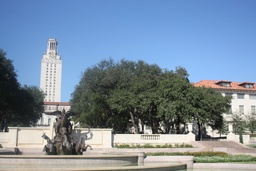
#> input picture Panaroma Stitching/uttower_left.jpg, 256 x 171 px, shrunk from 1024 x 683 before the run
$ python Image_Stitching.py
#> lines starting #> are read from the running program, lines starting #| are printed output that depends on the picture
import numpy as np
import random
from scipy.ndimage import affine_transform
import cv2
from skimage.feature import plot_matches
import matplotlib.pyplot as plt

def gaussian_filter(input_image, sigma = 1):
  # padding the input image
  input_padded = np.pad(input_image, pad_width = 3*sigma, mode = 'reflect')

  # allocating memory for output image
  gaussian_filtered_image = np.zeros((input_image.shape[0], input_image.shape[1]))

  # allocating memory for gaussian filter
  gaussian_filter = np.zeros((6 * sigma + 1, 6 * sigma + 1))

  # storing the center pixel
  x_center = gaussian_filter.shape[0] // 2
  y_center = gaussian_filter.shape[1] // 2

  # adding values to the gaussian filter based on gaussian distribution
  for i in range(gaussian_filter.shape[0]):
    for j in range(gaussian_filter.shape[1]):
      x_coordinate = abs(j - y_center)
      y_coordinate = abs(i - x_center)

      term1 = 1 / (2 * np.pi * (sigma**2))
      term2 = np.exp((-x_coordinate**2 - y_coordinate**2) / (2 * sigma**2))
      gaussian_filter[j, i] = term1 * term2

  # normalizing the filter
  gaussian_filter = gaussian_filter/ np.sum(gaussian_filter)

  # performing convolution operation of gaussian filter on input image
  for i in range(input_padded.shape[0] - (gaussian_filter.shape[0] - 1)):
    for j in range(input_padded.shape[1] - (gaussian_filter.shape[1] - 1)):
      gaussian_filtered_image[i, j] = np.sum(input_padded[i: i + gaussian_filter.shape[0], j: j + gaussian_filter.shape[1]] * gaussian_filter)

  return gaussian_filtered_image

def corner_response(input_image):
  # Calculating first and second derivatives using partial derivative function
  grad_xx, grad_yy, grad_xy, grad_x, grad_y = partial_derivative(input_image)

  # specifying the window size
  window_size = 5
  threshold = 0.5
  alpha = 0.05
  corner_list = []

  for i in range(window_size, (input_image.shape[0]- window_size)):
    for j in range(window_size, (input_image.shape[1] - window_size)):
      xx = grad_xx[i-window_size: i+window_size+1, j-window_size:j+window_size+1].sum()
      yy = grad_yy[i-window_size: i+window_size+1, j-window_size:j+window_size+1].sum()
      xy = grad_xy[i-window_size: i+window_size+1, j-window_size:j+window_size+1].sum()

      term1 = (xx*yy) - (xy**2)
      term2 = (xx+yy)**2

      R = term1 - (alpha * term2)
      if R > threshold:
        corner_list.append([R,i,j])
  return corner_list

def partial_derivative(input_image):
  # defining sobel filters
  sobel_x = np.array([[-1, -2, -1], [0, 0, 0], [1, 2, 1]])
  sobel_y = np.array([[-1, 0, 1], [-2, 0, 2], [-1, 0, 1]])

  # allocating memory for gradients
  grad_x = np.zeros((input_image.shape[0], input_image.shape[1]))
  grad_y = np.zeros((input_image.shape[0], input_image.shape[1]))
  grad_xx = np.zeros((input_image.shape[0], input_image.shape[1]))
  grad_yy = np.zeros((input_image.shape[0], input_image.shape[1]))
  grad_xy = np.zeros((input_image.shape[0], input_image.shape[1]))

  # calculating derivative
  for i in range(input_image.shape[0] - (sobel_x.shape[0] - 1)):
    for j in range(input_image.shape[1] - (sobel_x.shape[1] - 1)):
      grad_x[i, j] = np.sum(input_image[i: i + sobel_x.shape[0], j: j + sobel_x.shape[1]] * sobel_x)
      grad_y[i, j] = np.sum(input_image[i: i + sobel_y.shape[0], j: j + sobel_y.shape[1]] * sobel_y)

  # calculating second derivatives for grad_xx and grad_yy
  for i in range(input_image.shape[0] - (sobel_x.shape[0] - 1)):
    for j in range(input_image.shape[1] - (sobel_y.shape[1]- 1)):
      grad_xx[i, j] = np.sum(grad_x[i: i + sobel_x.shape[0], j: j + sobel_x.shape[1]] * sobel_x)
      grad_yy[i, j] = np.sum(grad_y[i: i + sobel_y.shape[0], j: j + sobel_y.shape[1]] * sobel_y)
  # calculating second derivatives for grad_xy
  for i in range(grad_xy.shape[0] - (sobel_y.shape[0] - 1)):
    for j in range(grad_xy.shape[1] - (sobel_y.shape[1] - 1)):
      grad_xy[i, j] = np.sum(grad_x[i: i + sobel_y.shape[0], j: j + sobel_y.shape[1]] * sobel_y)

  return grad_xx, grad_yy, grad_xy, grad_x, grad_y

def corners(input_image):
  corner_list = corner_response(input_image)
  corner_list.sort(key = lambda x:x[0], reverse = True)
  sorted_clist = corner_list[:1000]

  corner_image = np.zeros((input_image.shape[0], input_image.shape[1]))
  for r,x,y in sorted_clist:
    corner_image[x,y] = input_image[x,y]
  return corner_image

def NonMaximumSuppression(inputImage):
  corner_image = corners(inputImage)
  inputImage = corner_image
  inputImagepadded = np.pad(inputImage, pad_width = 1, mode = 'constant', constant_values = [0, 0])

  nmsCoords = []
  for i in range(inputImagepadded.shape[0] - 3):
    for j in range(inputImagepadded.shape[1] - 3):
      currentPatch = inputImagepadded[i: i + 3, j: j + 3].flatten()
      if currentPatch[4] != 0:
        if currentPatch[4] == max(currentPatch):
          nmsCoords.append([i + 1, j + 1])

  inputImageNMS = np.zeros((inputImage.shape[0], inputImage.shape[1]))
  for coordinate in nmsCoords:
    inputImageNMS[coordinate[0], coordinate[1]] = inputImage[coordinate[0], coordinate[1]]

  return inputImageNMS, corner_image

# Keypoint similarity
def SSD(final_img1, img1, final_img2, img2):
  similarities = []
  for i in range(len(final_img1)):
    x1 = final_img1[i][0]
    y1 = final_img1[i][1]
    for j in range(len(final_img2)):
      x2 = final_img2[j][0]
      y2 = final_img2[j][1]
      s = abs(img1[x1,y1] - img2[x2,y2])
      similarities.append([s,x1,y1,x2,y2])
  similarities.sort(key=lambda x: x[0])

  temp = []
  for i in range(len(similarities)):
    if similarities[i][0]==0:
      temp.append(similarities[i])
  random_choices = np.random.choice(len(temp), 20)
  sim_list = []
  for choice in random_choices:
    sim_list.append(similarities[choice])
  return np.array(similarities)

# function to implement RANSAC
def ransacAffine(img1, keypoints_img1, img2, keypoints_img2, Points = 20):
  data = SSD(keypoints_img1, img1, keypoints_img2, img2)
  #data = np.delete(sim_list_SSD, 0, axis = 1).astype('int')

  match Points:
    case 20:
      data = sorted(data, key=lambda x: x[0])
      data = np.delete(data, 0, axis = 1).astype('int')
      putative = data[:20]
      putative = np.array(putative)
    case 30:
      data = np.delete(data, 0, axis = 1).astype('int')
      putative = random.sample(data.tolist(), 30)
      putative = np.array(putative)
    case 50:
      data = sorted(data, key=lambda x: x[0])
      data = np.delete(data, 0, axis = 1).astype('int')

      putative20 = data[:20]
      putative = np.array(putative20)

      putative30 = random.sample(data.tolist(), 30)
      putative30 = np.array(putative30)

      putative = np.vstack((putative20, putative30))

  putativeL = putative[:, 0:2]
  putativeR = putative[:, 2:4]

  bestInlierCount = 0
  bestInliers = []
  bestM = []
  bestT = []
  ctr = 1

  while True:
    print(f"Epoch: {ctr}")
    # taking random samples
    randomPointIdx = random.sample(range(len(putative)), 3)
    randomPointsImg1 = []
    randomPointsImg2 = []

    for idx in randomPointIdx:
      randomPointsImg1.append(putativeL[idx])
      randomPointsImg2.append(putativeR[idx])
    #randomPointsImg1 = np.array(randomPointsImg1)
    #randomPointsImg2 = np.array(randomPointsImg2)

    # obtaining M and t
    aMatrix = np.array(
          [[randomPointsImg1[0][0], randomPointsImg1[0][1], 0 , 0, 1, 0],
          [0, 0, randomPointsImg1[0][0], randomPointsImg1[0][1], 0, 1],
          [randomPointsImg1[1][0], randomPointsImg1[1][1], 0 , 0, 1, 0],
          [0, 0, randomPointsImg1[1][0], randomPointsImg1[1][1], 0, 1],
          [randomPointsImg1[2][0], randomPointsImg1[2][1], 0 , 0, 1, 0],
          [0, 0, randomPointsImg1[2][0], randomPointsImg1[2][1], 0, 1]],
          )

    bMatrix = np.array(
            [randomPointsImg2[0][0],
            randomPointsImg2[0][1],
            randomPointsImg2[1][0],
            randomPointsImg2[1][1],
            randomPointsImg2[2][0],
            randomPointsImg2[2][1]],
            )

    sol = np.linalg.lstsq(aMatrix, bMatrix, rcond = -1)[0]
    M = sol[0:4].reshape(2, 2)
    t = sol[4:6]

    # determining reprojected points using M and t
    reprojectedPoints = []
    for i in range(putative.shape[0]):
      x, y = np.dot(M, putative[i][0:2]) + t
      reprojectedPoints.append([int(x), int(y)])
    reprojectedPoints = np.array(reprojectedPoints)

    currentInlierCount = 0
    currentInliers = []
    currentInliersIdx = []

    # checking inliers
    for i in range(reprojectedPoints.shape[0]):
      thresh = np.sqrt((putative[i][0] - putative[i][2])**2 + (putative[i][1] - putative[i][3])**2)**2
      distance = np.sqrt((putative[i][0] - reprojectedPoints[i][0])**2 + (putative[i][1] - reprojectedPoints[i][1])**2)**2
      if distance < thresh:
        currentInlierCount += 1
        currentInliersIdx.append(i)
        currentInliers.append([putative[i][0], putative[i][1]])

    # updating best inliers
    print("CurrentInlierCount: ",currentInlierCount)
    if currentInlierCount >= bestInlierCount:
      bestInlierCount = currentInlierCount
      bestInliers = currentInliers
      bestInliersIdx = currentInliersIdx
      bestM = M
      bestT = t

    # exit condition
    if currentInlierCount >= int(0.7 * len(putative)):
      break

    ctr += 1

  finalInliers = []
  for idx in bestInliersIdx:
    finalInliers.append(putative[idx].tolist())
  finalInliers = np.array(finalInliers)

  # determining number of iterations
  p = bestInlierCount / len(putative)
  e = 1 - p
  s = 3
  N = int(np.round(np.log(1-p) / np.log(1 - (1-e)**s)))

  # fitting model again with inliers
  print("\nFitting model with only Inliers")
  finalM, finalT = fit(finalInliers, N)

  return finalM, finalT, bestInliersIdx

# function to fit model on inliers only
# here N is the number of iterations
def fit(finalInliers, N):
  iters = 1
  while  iters <= 3:
    print(f"Epoch: {iters}")
    randomPointIdx = random.sample(range(len(finalInliers)), 3)
    randomPointsImg1 = []
    randomPointsImg2 = []

    for idx in randomPointIdx:
      randomPointsImg1.append(finalInliers[idx][0:2])
      randomPointsImg2.append(finalInliers[idx][2:4])
    randomPointsImg1 = np.array(randomPointsImg1)
    randomPointsImg2 = np.array(randomPointsImg2)

    aMatrix = np.array(
          [[randomPointsImg1[0][0], randomPointsImg1[0][1], 0 , 0, 1, 0],
          [0, 0, randomPointsImg1[0][0], randomPointsImg1[0][1], 0, 1],
          [randomPointsImg1[1][0], randomPointsImg1[1][1], 0 , 0, 1, 0],
          [0, 0, randomPointsImg1[1][0], randomPointsImg1[1][1], 0, 1],
          [randomPointsImg1[2][0], randomPointsImg1[2][1], 0 , 0, 1, 0],
          [0, 0, randomPointsImg1[2][0], randomPointsImg1[2][1], 0, 1]],
          )

    bMatrix = np.array(
            [randomPointsImg2[0][0],
            randomPointsImg2[0][1],
            randomPointsImg2[1][0],
            randomPointsImg2[1][1],
            randomPointsImg2[2][0],
            randomPointsImg2[2][1]],
            )

    sol = np.linalg.lstsq(aMatrix, bMatrix, rcond = -1)[0]
    finalM = sol[0:4].reshape(2, 2)
    finalT = sol[4:6]

    iters += 1

  return finalM, finalT

# main function
def main():
  print("\nLoading Images")
  image1 = cv2.imread("uttower_left.jpg")
#> image1 is the input picture: shape (171, 256, 3); mean B, G, R 159, 140, 121.8
  image2 = cv2.imread("uttower_right.jpg")
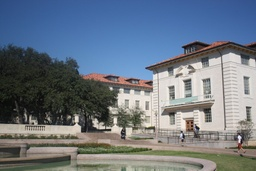
#> input picture Panaroma Stitching/uttower_right.jpg, 256 x 171 px, shrunk from 1024 x 683 before the run
#> image2 is the input picture: shape (171, 256, 3); mean B, G, R 132, 118.9, 107.7
  img1 = cv2.cvtColor(image1, cv2.COLOR_BGR2GRAY)
  img2 = cv2.cvtColor(image2, cv2.COLOR_BGR2GRAY)

  # conv2D gaussian filter
  print("\nPerforming Gaussian Filtering")
  sigma = 1
  gaussian_filtered_image1 = gaussian_filter(img1, sigma  = sigma)
#> after the loop in gaussian_filter, `for i in range(input_padded.shape[0] - (gaussian_filter.shape[0] - 1)):`:
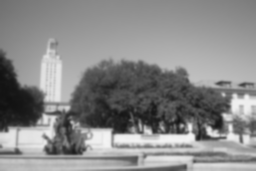
#> gaussian_filtered_image: shape (171, 256) float64; min 17.59, max 243.7, mean 136.7
  gaussian_filtered_image2 = gaussian_filter(img2, sigma = sigma)
#> call 2 of gaussian_filter, with sigma = 1
#> after the loop in gaussian_filter (call 2), `for i in range(input_padded.shape[0] - (gaussian_filter.shape[0] - 1)):`:
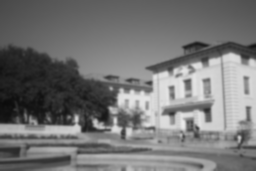
#> gaussian_filtered_image: shape (171, 256) float64; min 11.66, max 233.4, mean 117

  # Extracing the corner locations
  print("\nFinding Corners and Applying Non Maximum Suppression")
  final_image1, corner_image1 = NonMaximumSuppression(gaussian_filtered_image1)
#> after the loop in partial_derivative, `for i in range(grad_xy.shape[0] - (sobel_y.shape[0] - 1)):`:
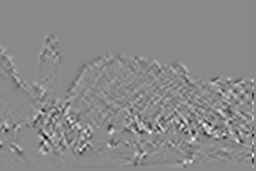
#> grad_xy: shape (171, 256) float64; min -1139.3, max 968, mean -0.1; drawn with min black and max white
#> after the loop in corner_response, `for i in range(window_size, (input_image.shape[0]- window_size)):`: corner_list = 13521 items, first 6: [15582.9, 5, 5], [2370.2, 5, 12], [2596.3, 5, 13], [149.1, 5, 19], [128.4, 5, 21], [2190.7, 5, 34]
#> in corners, `sorted_clist = corner_list[:1000]`: sorted_clist = 1000 items, first 6: [854712041.1, 133, 198], [800782507.1, 133, 199], [799794867.6, 129, 210], [757028103.3, 132, 198], [739033933.3, 137, 187], [717684376.4, 132, 199]
#> the loop in corners, `for r,x,y in sorted_clist:` made 1000 passes
#> after the loop in NonMaximumSuppression, `for i in range(inputImagepadded.shape[0] - 3):`: nmsCoords = 134 pairs, first value 72 to 161, second value 9 to 248
#> the loop in NonMaximumSuppression, `for coordinate in nmsCoords:` made 134 passes
#> coordinate on passes 1 to 12: [72, 180], [74, 181], [80, 194], [81, 24], [81, 210], [82, 235], [85, 221], [86, 224], [87, 247], [88, 239], [89, 218], [92, 215]
  final_image2, corner_image2 = NonMaximumSuppression(gaussian_filtered_image2)
#> after the loop in partial_derivative (call 2), `for i in range(grad_xy.shape[0] - (sobel_y.shape[0] - 1)):`:
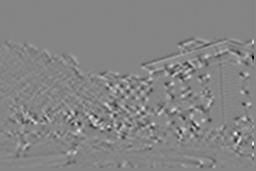
#> grad_xy: shape (171, 256) float64; min -1139.4, max 1044.6, mean 0; drawn with min black and max white
#> in corners (call 2), `corner_list = corner_response(input_image)`: corner_list = 12420 items, first 6: [979.9, 5, 5], [575.4, 5, 19], [833.4, 5, 20], [315.3, 5, 25], [2317.8, 5, 26], [2828.5, 5, 27]
#> in corners (call 2), `sorted_clist = corner_list[:1000]`: sorted_clist = 1000 items, first 6: [626151768.8, 121, 96], [624850018.8, 128, 73], [528559114.2, 84, 145], [524493449.5, 124, 84], [518425614.5, 125, 84], [509711321.3, 122, 96]
#> the loop in corners (call 2), `for r,x,y in sorted_clist:` made 1000 passes
#> after the loop in corners (call 2), `for r,x,y in sorted_clist:`:
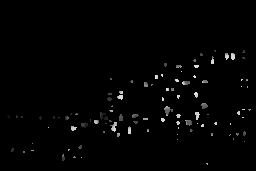
#> corner_image: shape (171, 256) float64; min 0, max 226.5, mean 3.1
#> the loop in NonMaximumSuppression (call 2), `for coordinate in nmsCoords:` made 127 passes
#> coordinate on passes 1 to 12: [52, 216], [53, 243], [56, 201], [56, 203], [57, 233], [58, 229], [59, 244], [60, 227], [60, 234], [62, 196], [63, 213], [67, 166]

  # Extracting keypoints
  print("\nExtracting Keypoints")
  keypoints_img1 = np.argwhere(final_image1>0)
#> keypoints_img1 = 40 pairs, first value 72 to 161, second value 13 to 247
  keypoints_img2 = np.argwhere(final_image2>0)
#> keypoints_img2 = 36 pairs, first value 57 to 164, second value 13 to 237

  sim_list_SSD = SSD(keypoints_img1, img1, keypoints_img2, img2)
#> the loop in SSD, `for i in range(len(final_img1)):` made 40 passes
#> (x1, y1) on passes 1 to 12: (72, 180), (82, 235), (89, 218), (94, 49), (94, 52), (97, 236), (100, 224), (102, 62), (104, 235), (109, 63), (117, 226), (119, 46)
#> after the loop in SSD, `for i in range(len(final_img1)):`: similarities = 1440 items, first 6: [119, 72, 180, 57, 233], [124, 72, 180, 63, 213], [108, 72, 180, 67, 196], [118, 72, 180, 76, 162], [116, 72, 180, 77, 195], [102, 72, 180, 78, 156]
#> after the loop in SSD, `for i in range(len(similarities)):`: temp = [[0, 82, 235, 123, 96], [0, 82, 235, 123, 116], [0, 100, 224, 134, 237], [0, 109, 63, 121, 186], [0, 119, 46, 84, 183], [0, 119, 54, 84, 183], [0, 128, 114, 115, 101], [0, 131, 210, 63, 213], [0, 147, 73, 98, 110], [0, 159, 150, 96, 178], [0, 159, 184, 84, 183]]
#> in SSD, `random_choices = np.random.choice(len(temp), 20)`: random_choices = 20 values, max 10 at index 14, min 0 at index 1, mean 5.45
#> the loop in SSD, `for choice in random_choices:` made 20 passes
#> choice on passes 1, 2, 5, 6, 7, 8, 9, 10, 11, 12, 13, 14: 5, 0, 7, 9, 3, 5, 2, 4, 7, 6, 8, 8
#> after the loop in SSD, `for choice in random_choices:`: sim_list = 20 items, first 6: [0, 119, 54, 84, 183], [0, 82, 235, 123, 96], [0, 109, 63, 121, 186], [0, 109, 63, 121, 186], [0, 131, 210, 63, 213], [0, 159, 150, 96, 178]
#> sim_list_SSD = 1440 rows, first 6: [0, 82, 235, 123, 96], [0, 82, 235, 123, 116], [0, 100, 224, 134, 237], [0, 109, 63, 121, 186], [0, 119, 46, 84, 183], [0, 119, 54, 84, 183]
  sim_list_SSD = np.delete(sim_list_SSD, 0, axis = 1).astype('int')
#> sim_list_SSD = 1440 rows, first 6: [82, 235, 123, 96], [82, 235, 123, 116], [100, 224, 134, 237], [109, 63, 121, 186], [119, 46, 84, 183], [119, 54, 84, 183]

  # change Points parameter to either 20(best 20 based on similarity)
  # or 30 (random 30) or 50(aggregate) to test with different putative correspondences
  print("\nPerforming RANSAC")
  M, t, idxs = ransacAffine(img1, keypoints_img1, img2, keypoints_img2, Points = 50)
#> the loop in SSD (call 2), `for i in range(len(final_img1)):` made 40 passes
#> the loop in SSD (call 2), `for choice in random_choices:` made 20 passes
#> in ransacAffine, `data = SSD(keypoints_img1, img1, keypoints_img2, img2)`: data = 1440 rows, first 6: [0, 82, 235, 123, 96], [0, 82, 235, 123, 116], [0, 100, 224, 134, 237], [0, 109, 63, 121, 186], [0, 119, 46, 84, 183], [0, 119, 54, 84, 183]
#> M = [[0.762, 0.318], [1.49, -0.556]]; t = [0.00533, 0.00847]; idxs = 43 values from 0 to 49
  transformedInput = affine_transform(img1, M, t)
  cv2.imwrite('Stitched.png', transformedInput + img2)
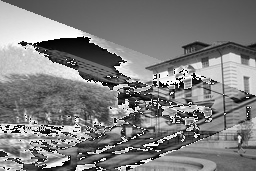
#> saved as Stitched.png: shape (171, 256); min 0, max 255, mean 126.4

  print("\nPlotting Inlier Matches")
  img1Inliers = []
  img2Inliers = []
  for id in idxs:
    img1Inliers.append(sim_list_SSD[id][0:2].tolist())
    img2Inliers.append(sim_list_SSD[id][2:4].tolist())
#> this loop made 43 passes
#> id on passes 12 to 23: 13, 14, 16, 18, 19, 20, 21, 22, 23, 24, 25, 26
#> after the loop, img1Inliers = 43 pairs, first value 72 to 159, second value 13 to 247; img2Inliers = 43 pairs, first value 63 to 149, second value 13 to 216
  img1Inliers = np.array(img1Inliers)
  img2Inliers = np.array(img2Inliers)

  connect = list(range(len(img1Inliers)))
#> connect = 43 values from 0 to 42
  fig, ax = plt.subplots(nrows=1, ncols=1,figsize=(30,30))
  plt.gray()
  plt.title("Inlier Matches (Aggregate putative correspondences)")
  plot_matches(ax, img1, img2, img1Inliers, img2Inliers, np.column_stack((connect, connect)), matches_color='g')
#> (this line was passed over: skimage is not available in this run)

main()

## NOTE : We tried performing RANSAC using our function as well as the built-in function from skimage library and the output is the same for both the cases.
## The expected number of epoch train RANSAC on the keypoints is around 27 and the observed number of epochs is 4.After running the code multiple times, since it takes random 3 points from the putative correspondences, it might result in an exact output similar to the skimage output. Since the number of keypoints selected were top 1000 in 1st problem, we don’t have enough correspondences to map the common parts between both the images. Since the tree is the common part between both the images, those keypoints were eliminated in problem one. This results in extreme warping as the model takes correspondences from the non similar sections of the image.
